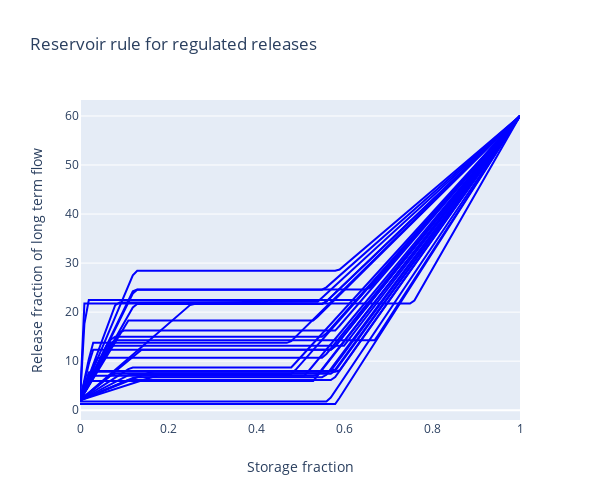

The notebook cell this image was saved under:
### Code cell
x = np.arange(0,1.01,0.01)
layout_5 = go.Layout(title  = "Reservoir rule for regulated releases",
                     xaxis  = dict(showgrid=False,title = 'Storage fraction'),
                     yaxis  = dict(title = 'Release fraction of long term flow'),
                     width  = 600, 
                     height = 500,
                    showlegend = False)
fig_5 = go.Figure(layout = layout_5)
# First we define the traces (layers of data)

for i in range(population_size):
    fig_5.add_trace(go.Scatter(x = x,
                          y       = release_rule([[0,               u_0],
                                                  [sol_optim[i][1], sol_optim[i][0]],
                                                  [sol_optim[i][2], sol_optim[i][0]],
                                                  [1,               u_1],
                                                  u_mean]),
                          name    = 'rule curve '+str(i), 
                          line    = dict(color='blue', width=2)))
fig_5
